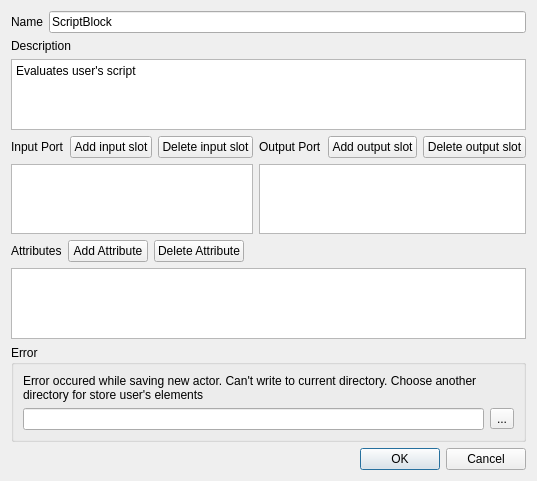
<?xml version="1.0" encoding="UTF-8"?>
<ui version="4.0">
 <class>CreateScriptBlockDialog</class>
 <widget class="QDialog" name="CreateScriptBlockDialog">
  <property name="geometry">
   <rect>
    <x>0</x>
    <y>0</y>
    <width>501</width>
    <height>481</height>
   </rect>
  </property>
  <property name="windowTitle">
   <string>Create Element with Script</string>
  </property>
  <layout class="QVBoxLayout" name="verticalLayout">
   <item>
    <layout class="QHBoxLayout" name="horizontalLayout">
     <item>
      <widget class="QLabel" name="label">
       <property name="text">
        <string>Name</string>
       </property>
      </widget>
     </item>
     <item>
      <widget class="QLineEdit" name="nameEdit">
       <property name="text">
        <string>ScriptBlock</string>
       </property>
      </widget>
     </item>
    </layout>
   </item>
   <item>
    <widget class="QLabel" name="label_5">
     <property name="text">
      <string>Description</string>
     </property>
    </widget>
   </item>
   <item>
    <widget class="QTextEdit" name="descriptionEdit">
     <property name="html">
      <string>&lt;!DOCTYPE HTML PUBLIC &quot;-//W3C//DTD HTML 4.0//EN&quot; &quot;http://www.w3.org/TR/REC-html40/strict.dtd&quot;&gt;
&lt;html&gt;&lt;head&gt;&lt;meta name=&quot;qrichtext&quot; content=&quot;1&quot; /&gt;&lt;style type=&quot;text/css&quot;&gt;
p, li { white-space: pre-wrap; }
&lt;/style&gt;&lt;/head&gt;&lt;body style=&quot; font-family:'monospace'; font-weight:400; font-style:normal;&quot;&gt;
&lt;p style=&quot; margin-top:0px; margin-bottom:0px; margin-left:0px; margin-right:0px; -qt-block-indent:0; text-indent:0px;&quot;&gt;&lt;span&gt;Evaluates user's script&lt;/span&gt;&lt;/p&gt;&lt;/body&gt;&lt;/html&gt;</string>
     </property>
    </widget>
   </item>
   <item>
    <layout class="QGridLayout" name="gridLayout">
     <item row="0" column="0">
      <widget class="QLabel" name="label_2">
       <property name="text">
        <string>Input Port</string>
       </property>
      </widget>
     </item>
     <item row="0" column="1">
      <widget class="QPushButton" name="addInputButton">
       <property name="text">
        <string>Add input slot</string>
       </property>
      </widget>
     </item>
     <item row="0" column="2">
      <widget class="QPushButton" name="deleteInputButton">
       <property name="text">
        <string>Delete input slot</string>
       </property>
      </widget>
     </item>
     <item row="0" column="3">
      <widget class="QLabel" name="label_4">
       <property name="text">
        <string>Output Port</string>
       </property>
      </widget>
     </item>
     <item row="0" column="4">
      <widget class="QPushButton" name="addOutputButton">
       <property name="text">
        <string>Add output slot</string>
       </property>
      </widget>
     </item>
     <item row="0" column="5">
      <widget class="QPushButton" name="deleteOutputButton">
       <property name="text">
        <string>Delete output slot</string>
       </property>
      </widget>
     </item>
     <item row="1" column="0" colspan="3">
      <widget class="QListView" name="inputList"/>
     </item>
     <item row="1" column="3" colspan="3">
      <widget class="QListView" name="outputList"/>
     </item>
    </layout>
   </item>
   <item>
    <layout class="QHBoxLayout" name="horizontalLayout_3">
     <item>
      <widget class="QLabel" name="label_3">
       <property name="text">
        <string>Attributes</string>
       </property>
      </widget>
     </item>
     <item>
      <widget class="QPushButton" name="addAttributeButton">
       <property name="text">
        <string>Add Attribute</string>
       </property>
      </widget>
     </item>
     <item>
      <widget class="QPushButton" name="deleteAttributeButton">
       <property name="text">
        <string>Delete Attribute</string>
       </property>
      </widget>
     </item>
     <item>
      <spacer name="horizontalSpacer_2">
       <property name="orientation">
        <enum>Qt::Horizontal</enum>
       </property>
       <property name="sizeHint" stdset="0">
        <size>
         <width>40</width>
         <height>20</height>
        </size>
       </property>
      </spacer>
     </item>
    </layout>
   </item>
   <item>
    <widget class="QTableView" name="attributeTable"/>
   </item>
   <item>
    <widget class="QGroupBox" name="errorBox">
     <property name="title">
      <string>Error</string>
     </property>
     <property name="flat">
      <bool>false</bool>
     </property>
     <property name="checkable">
      <bool>false</bool>
     </property>
     <layout class="QVBoxLayout" name="verticalLayout_2">
      <item>
       <widget class="QLabel" name="label_6">
        <property name="lineWidth">
         <number>1</number>
        </property>
        <property name="text">
         <string>Error occured while saving new actor. Can't write to current directory. Choose another directory for store user's elements</string>
        </property>
        <property name="scaledContents">
         <bool>false</bool>
        </property>
        <property name="wordWrap">
         <bool>true</bool>
        </property>
       </widget>
      </item>
      <item>
       <layout class="QHBoxLayout" name="horizontalLayout_4">
        <item>
         <widget class="QLineEdit" name="fileEdit"/>
        </item>
        <item>
         <widget class="QToolButton" name="fileButton">
          <property name="text">
           <string>...</string>
          </property>
         </widget>
        </item>
       </layout>
      </item>
     </layout>
    </widget>
   </item>
   <item>
    <widget class="QDialogButtonBox" name="buttonBox">
     <property name="standardButtons">
      <set>QDialogButtonBox::Cancel|QDialogButtonBox::Ok</set>
     </property>
    </widget>
   </item>
  </layout>
 </widget>
 <resources/>
 <connections/>
</ui>
